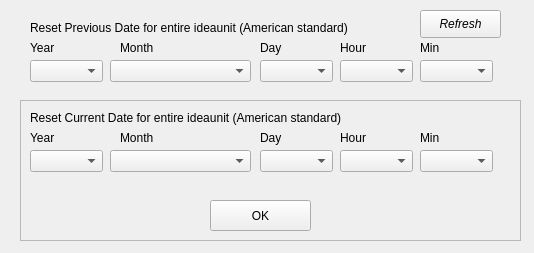
<?xml version="1.0" encoding="UTF-8"?>
<ui version="4.0">
 <class>Form</class>
 <widget class="QWidget" name="Form">
  <property name="geometry">
   <rect>
    <x>0</x>
    <y>0</y>
    <width>534</width>
    <height>253</height>
   </rect>
  </property>
  <property name="windowkind">
   <string>Form</string>
  </property>
  <widget class="QComboBox" name="now_year">
   <property name="geometry">
    <rect>
     <x>30</x>
     <y>150</y>
     <width>73</width>
     <height>22</height>
    </rect>
   </property>
  </widget>
  <widget class="QLabel" name="label">
   <property name="geometry">
    <rect>
     <x>30</x>
     <y>110</y>
     <width>381</width>
     <height>16</height>
    </rect>
   </property>
   <property name="text">
    <string>Reset Current Date for entire ideaunit (American standard)</string>
   </property>
  </widget>
  <widget class="QLabel" name="label_2">
   <property name="geometry">
    <rect>
     <x>30</x>
     <y>130</y>
     <width>55</width>
     <height>16</height>
    </rect>
   </property>
   <property name="text">
    <string>Year</string>
   </property>
  </widget>
  <widget class="QLabel" name="label_3">
   <property name="geometry">
    <rect>
     <x>120</x>
     <y>130</y>
     <width>55</width>
     <height>16</height>
    </rect>
   </property>
   <property name="text">
    <string>Month</string>
   </property>
  </widget>
  <widget class="QLabel" name="label_4">
   <property name="geometry">
    <rect>
     <x>260</x>
     <y>130</y>
     <width>55</width>
     <height>16</height>
    </rect>
   </property>
   <property name="text">
    <string>Day</string>
   </property>
  </widget>
  <widget class="QLabel" name="label_5">
   <property name="geometry">
    <rect>
     <x>340</x>
     <y>130</y>
     <width>55</width>
     <height>16</height>
    </rect>
   </property>
   <property name="text">
    <string>Hour</string>
   </property>
  </widget>
  <widget class="QLabel" name="label_6">
   <property name="geometry">
    <rect>
     <x>420</x>
     <y>130</y>
     <width>55</width>
     <height>16</height>
    </rect>
   </property>
   <property name="text">
    <string>Min</string>
   </property>
  </widget>
  <widget class="QComboBox" name="now_month">
   <property name="geometry">
    <rect>
     <x>110</x>
     <y>150</y>
     <width>141</width>
     <height>22</height>
    </rect>
   </property>
  </widget>
  <widget class="QComboBox" name="now_monthday">
   <property name="geometry">
    <rect>
     <x>260</x>
     <y>150</y>
     <width>73</width>
     <height>22</height>
    </rect>
   </property>
  </widget>
  <widget class="QComboBox" name="now_hour">
   <property name="geometry">
    <rect>
     <x>340</x>
     <y>150</y>
     <width>73</width>
     <height>22</height>
    </rect>
   </property>
  </widget>
  <widget class="QComboBox" name="now_min">
   <property name="geometry">
    <rect>
     <x>420</x>
     <y>150</y>
     <width>73</width>
     <height>22</height>
    </rect>
   </property>
  </widget>
  <widget class="QFrame" name="frame_2">
   <property name="geometry">
    <rect>
     <x>20</x>
     <y>100</y>
     <width>501</width>
     <height>141</height>
    </rect>
   </property>
   <property name="frameShape">
    <enum>QFrame::StyledPanel</enum>
   </property>
   <property name="frameShadow">
    <enum>QFrame::Raised</enum>
   </property>
   <widget class="QPushButton" name="american_update">
    <property name="geometry">
     <rect>
      <x>190</x>
      <y>100</y>
      <width>101</width>
      <height>31</height>
     </rect>
    </property>
    <property name="text">
     <string>OK</string>
    </property>
   </widget>
  </widget>
  <widget class="QLabel" name="label_11">
   <property name="geometry">
    <rect>
     <x>260</x>
     <y>40</y>
     <width>55</width>
     <height>16</height>
    </rect>
   </property>
   <property name="text">
    <string>Day</string>
   </property>
  </widget>
  <widget class="QComboBox" name="prev_monthday">
   <property name="geometry">
    <rect>
     <x>260</x>
     <y>60</y>
     <width>73</width>
     <height>22</height>
    </rect>
   </property>
  </widget>
  <widget class="QComboBox" name="prev_hour">
   <property name="geometry">
    <rect>
     <x>340</x>
     <y>60</y>
     <width>73</width>
     <height>22</height>
    </rect>
   </property>
  </widget>
  <widget class="QLabel" name="label_14">
   <property name="geometry">
    <rect>
     <x>30</x>
     <y>20</y>
     <width>391</width>
     <height>16</height>
    </rect>
   </property>
   <property name="text">
    <string>Reset Previous Date for entire ideaunit (American standard)</string>
   </property>
  </widget>
  <widget class="QComboBox" name="prev_year">
   <property name="geometry">
    <rect>
     <x>30</x>
     <y>60</y>
     <width>73</width>
     <height>22</height>
    </rect>
   </property>
  </widget>
  <widget class="QLabel" name="label_15">
   <property name="geometry">
    <rect>
     <x>30</x>
     <y>40</y>
     <width>55</width>
     <height>16</height>
    </rect>
   </property>
   <property name="text">
    <string>Year</string>
   </property>
  </widget>
  <widget class="QLabel" name="label_16">
   <property name="geometry">
    <rect>
     <x>340</x>
     <y>40</y>
     <width>55</width>
     <height>16</height>
    </rect>
   </property>
   <property name="text">
    <string>Hour</string>
   </property>
  </widget>
  <widget class="QLabel" name="label_17">
   <property name="geometry">
    <rect>
     <x>120</x>
     <y>40</y>
     <width>55</width>
     <height>16</height>
    </rect>
   </property>
   <property name="text">
    <string>Month</string>
   </property>
  </widget>
  <widget class="QComboBox" name="prev_month">
   <property name="geometry">
    <rect>
     <x>110</x>
     <y>60</y>
     <width>141</width>
     <height>22</height>
    </rect>
   </property>
  </widget>
  <widget class="QComboBox" name="prev_min">
   <property name="geometry">
    <rect>
     <x>420</x>
     <y>60</y>
     <width>73</width>
     <height>22</height>
    </rect>
   </property>
  </widget>
  <widget class="QLabel" name="label_18">
   <property name="geometry">
    <rect>
     <x>420</x>
     <y>40</y>
     <width>55</width>
     <height>16</height>
    </rect>
   </property>
   <property name="text">
    <string>Min</string>
   </property>
  </widget>
  <widget class="QPushButton" name="refresh_root_values">
   <property name="geometry">
    <rect>
     <x>420</x>
     <y>10</y>
     <width>81</width>
     <height>28</height>
    </rect>
   </property>
   <property name="font">
    <font>
     <weight>50</weight>
     <italic>true</italic>
     <bold>false</bold>
    </font>
   </property>
   <property name="text">
    <string>Refresh</string>
   </property>
  </widget>
  <zorder>frame_2</zorder>
  <zorder>now_year</zorder>
  <zorder>label</zorder>
  <zorder>label_2</zorder>
  <zorder>label_3</zorder>
  <zorder>label_4</zorder>
  <zorder>label_5</zorder>
  <zorder>label_6</zorder>
  <zorder>now_month</zorder>
  <zorder>now_monthday</zorder>
  <zorder>now_hour</zorder>
  <zorder>now_min</zorder>
  <zorder>label_11</zorder>
  <zorder>prev_monthday</zorder>
  <zorder>prev_hour</zorder>
  <zorder>label_14</zorder>
  <zorder>prev_year</zorder>
  <zorder>label_15</zorder>
  <zorder>label_16</zorder>
  <zorder>label_17</zorder>
  <zorder>prev_month</zorder>
  <zorder>prev_min</zorder>
  <zorder>label_18</zorder>
  <zorder>refresh_root_values</zorder>
 </widget>
 <resources/>
 <connections/>
</ui>
